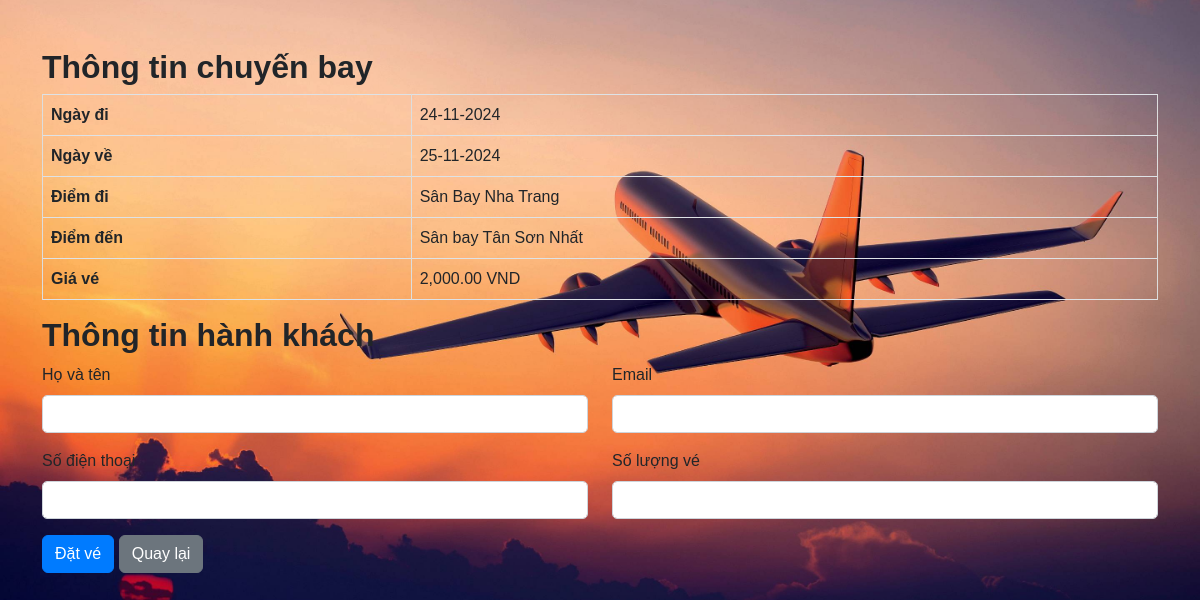
/maybay/booking.php?flight_id=6, run on the app's committed database.
### tables this page shows
CREATE TABLE `flight_list` (
  `id` int(30) NOT NULL,
  `airline_id` int(30) NOT NULL,
  `plane_no` text NOT NULL,
  `departure_airport_id` int(30) NOT NULL,
  `arrival_airport_id` int(30) NOT NULL,
  `departure_datetime` datetime NOT NULL,
  `arrival_datetime` datetime NOT NULL,
  `seats` int(10) NOT NULL,
  `price` double NOT NULL,
  `date_created` datetime NOT NULL
);

CREATE TABLE `airport_list` (
  `id` int(3) NOT NULL,
  `airport` text NOT NULL,
  `location` text NOT NULL
);

### maybay/booking.php (the view, shortened to what this page needs)
<?php
require_once 'database_connect.php';
if (isset($_GET['flight_id'])) {
    $flight_id = (int)$_GET['flight_id'];
    $stmt = $conn->prepare("SELECT f.id AS flight_id, f.departure_datetime, f.arrival_datetime, f.price, d.airport AS departure_airport, a.airport AS arrival_airport
                            FROM flight_list f
                            JOIN airport_list d ON f.departure_airport_id = d.id
                            JOIN airport_list a ON f.arrival_airport_id = a.id
                            WHERE f.id = ?");
    $stmt->bind_param('i', $flight_id);
    $stmt->execute();
    $result = $stmt->get_result();
    if ($result->num_rows > 0) {
        $flight_data = $result->fetch_assoc();
    } else {
        header("Location: search.php");
        exit();
    }
} else {
    header("Location: search.php");
    exit();
}
?>
<!DOCTYPE html>
<html>
<head>
    <link rel="stylesheet" href="https://cdn.jsdelivr.net/npm/bootstrap@5.2.3/dist/css/bootstrap.min.css">
</head>
<body>
    <div class="container mt-5">
        <?php if (isset($flight_data)): ?>
            <h2>Thông tin chuyến bay</h2>
            <table class="table table-bordered">
                <tbody>
                    <tr>
                        <th>Ngày đi</th>
                        <td><?= date('d-m-Y', strtotime($flight_data['departure_datetime'])) ?></td>
                    </tr>
                    <tr>
                        <th>Ngày về</th>
                        <td><?= date('d-m-Y', strtotime($flight_data['arrival_datetime'])) ?></td>
                    </tr>
                    <tr>
                        <th>Điểm đi</th>
                        <td><?= $flight_data['departure_airport'] ?></td>
                    </tr>
                    <tr>
                        <th>Điểm đến</th>
                        <td><?= $flight_data['arrival_airport'] ?></td>
                    </tr>
                    <tr>
                        <th>Giá vé</th>
                        <td><?= number_format($flight_data['price'], 2) ?> VND</td>
                    </tr>
                </tbody>
            </table>
            <h2>Thông tin hành khách</h2>
            <form method="post" action="">
    <div class="row">
        <div class="col-md-6">
            <div class="mb-3">
                <label for="passenger_name" class="form-label">Họ và tên</label>
                <input type="text" class="form-control" id="passenger_name" name="passenger_name" required>
            </div>
        </div>
        <div class="col-md-6">
            <div class="mb-3">
                <label for="email" class="form-label">Email</label>
                <input type="email" class="form-control"
 id="email" name="email" required>
            </div>
        </div>
    </div>
    <div class="row">
        <div class="col-md-6">
            <div class="mb-3">
 <label for="phone" class="form-label">Số điện thoại</label>
                <input type="tel" class="form-control" id="phone" name="phone" required>
            </div>
        </div>
        <div class="col-md-6">
            <div class="mb-3">
                <label for="num_tickets" class="form-label">Số lượng vé</label>
                <input type="number" class="form-control" id="num_tickets" name="num_tickets" required>
            </div>
        </div>
    </div>
    <button type="submit" name="submit" class="btn btn-primary">Đặt vé</button>
    <a href="search.php" class="btn btn-secondary">Quay lại</a>
</form>
        <?php endif; ?>
    </div>
</body>
</html>

### maybay/booking.php (style rules this page uses)
body { background-image: url(s9nIMMH-airplane-wall-paper.jpg); background-repeat: no-repeat; background-size: cover; background-position: center; }
body { font-family: Arial, sans-serif; }
h2 { font-weight: bold; }
.table { border-collapse: collapse; width: 100%; }
th, td { border: 1px solid #ddd; padding: 8px; text-align: left; }
th { background-color: #f2f2f2; }
.form-control { border-radius: 5px; }
.btn-primary { background-color: #007bff; border-color: #007bff; }

### data on the page
flight_list: departure_datetime "24-11-2024", arrival_datetime "25-11-2024", airport_list.airport "Sân Bay Nha Trang", airport_list.airport "Sân bay Tân Sơn Nhất", price "2,000.00"
